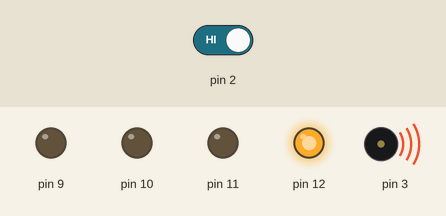
Simulated run of this sketch. Board: Arduino Uno, built with avr-gcc and run on an emulated ATmega328P. On the bench: output pins drawn as LEDs (lit = HIGH), buzzer (waves = sounding). Inputs (shaded band) come from the test bench; at power-on: pin 2 HIGH.

Above: at 3.8 s.
3.9 s: pin 2 driven LOW
At 4.6 s:
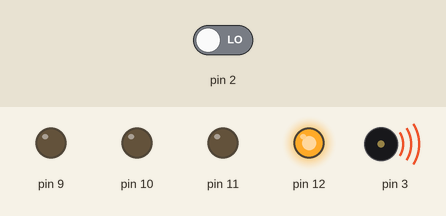
5.4 s: pin 2 driven HIGH
At 5.9 s:
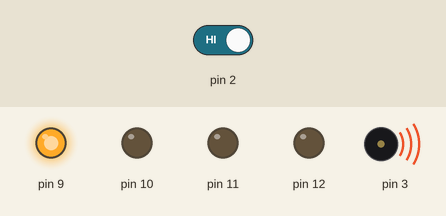
At 6.6 s:
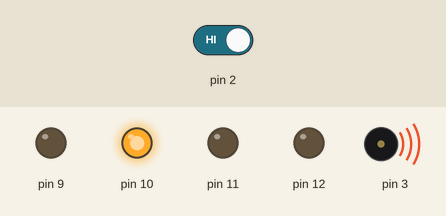
Timing chart, 0 to 15.6 s (numbered marks = the images above; inputs shaded):
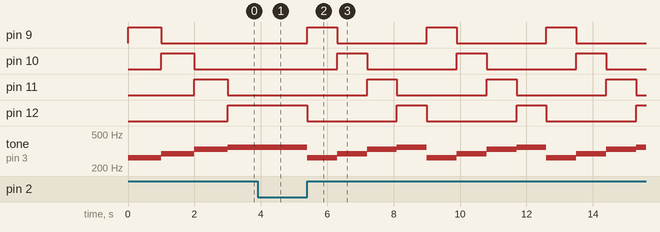

The sketch:

sketch_apr10a.ino
```cpp
void setup()
{
  pinMode(2, INPUT);
  pinMode(9, OUTPUT);
  pinMode(10, OUTPUT);
  pinMode(11, OUTPUT);
  pinMode(12, OUTPUT);

}
void loop()
{
  static int wait_t = 1000;

  digitalWrite(9, HIGH);
  tone(3,262);
  delay(wait_t);
  while (digitalRead(2) == LOW) {
    wait_t = 1000;
  }
  digitalWrite(9, LOW);
  noTone(3);

  digitalWrite(10, HIGH);
  tone(3,294);
  delay(wait_t);
  while (digitalRead(2) == LOW) {
    wait_t = 1000;
  }
  digitalWrite(10, LOW);
  noTone(3);

  digitalWrite(11, HIGH);
  tone(3,330);
  delay(wait_t);
  while (digitalRead(2) == LOW) {
    wait_t = 1000;
  }
  digitalWrite(11, LOW);
  noTone(3);

  digitalWrite(12, HIGH);
  tone(3,349);
  delay(wait_t);
  if (digitalRead(2) == LOW) {
    while (digitalRead(2) == LOW);
    noTone(3);
    wait_t -= 100;
    if (wait_t < 100) {
      digitalWrite(9, HIGH);
      digitalWrite(10, HIGH);
      digitalWrite(11, HIGH);
      digitalWrite(12, HIGH);
      delay(1000);
      digitalWrite(9, LOW);
      digitalWrite(9, LOW);
      digitalWrite(9, LOW);
      digitalWrite(9, LOW);
      wait_t = 1000;
    }
  }
  digitalWrite(12, LOW);


}
```

Measured:
- after the input at 3.9 s, pin 9: stays LOW (without the input it goes to HIGH after 0.10 s); pin 10: stays LOW (without the input it goes to HIGH after 1.1 s); pin 12: stays HIGH (without the input it goes to LOW after 0.10 s); tone on pin 3: stays 349 Hz (without the input it goes to 262 Hz after 0.10 s)
- after the input at 5.4 s, pin 9: alternates HIGH for 0.90 s and LOW for 2.7 s, starting at once; pin 10: alternates HIGH for 0.90 s and LOW for 2.7 s, starting after 0.90 s
